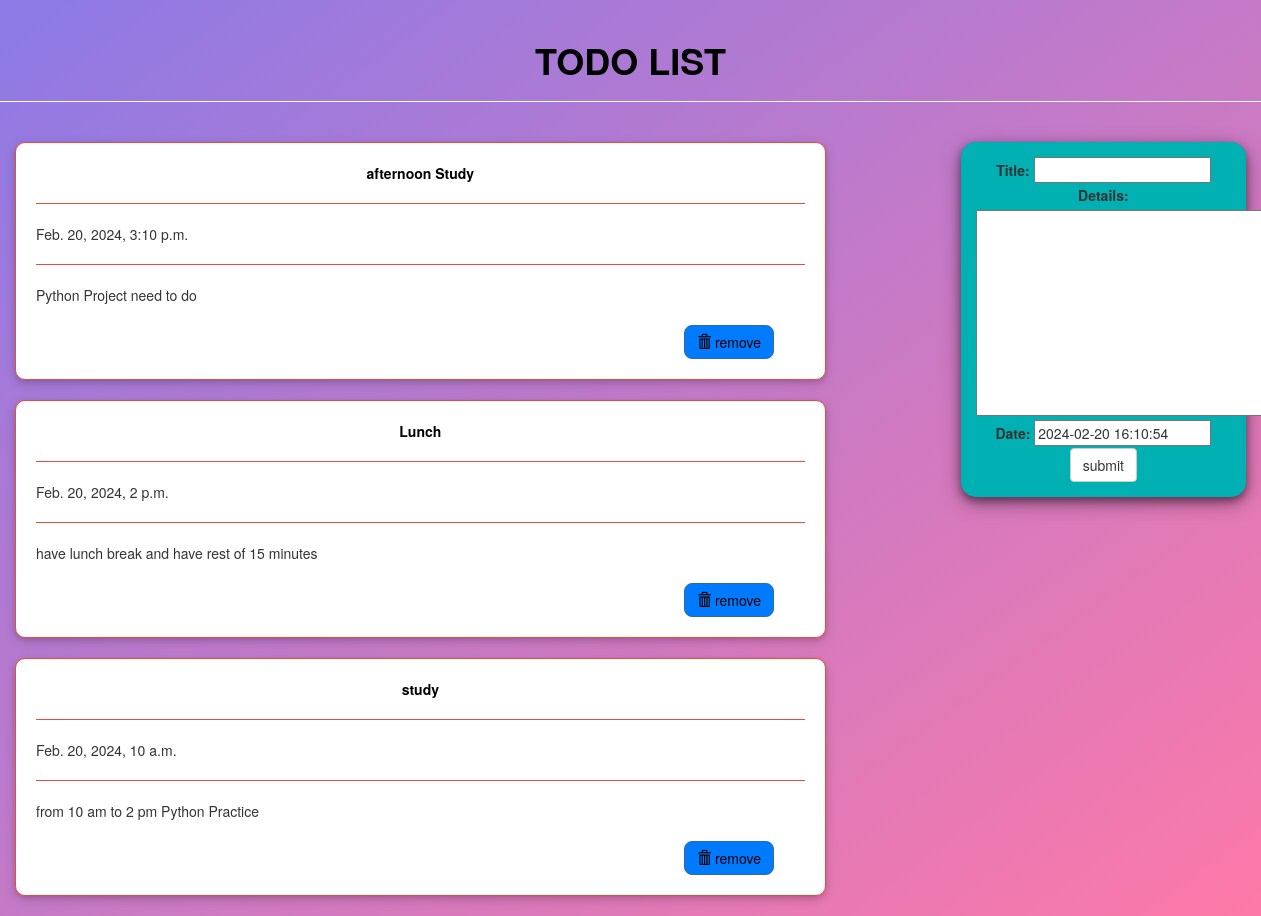
The page / on the database its author committed.
### todo/models.py (models this page shows, shortened)
class Todo(models.Model):
    title = models.CharField(max_length=100)
    details = models.TextField()
    date = models.DateTimeField(default=timezone.now)

### todo/views.py (the view)
# urls.py: path('', views.index, name="todo"),
def index(request):
    item_list = Todo.objects.order_by("-date")
    if request.method == "POST":
        form = TodoForm(request.POST)
        if form.is_valid():
            form.save()
            return redirect('todo')
    form = TodoForm()
    page = {
        "forms": form,
        "list": item_list,
        "title": "TODO LIST",
    }
    return render(request, 'todo/index.html', page)

### todo/forms.py
class TodoForm(forms.ModelForm):
    class Meta:
        model = Todo
        fields = "__all__"

### templates/todo/index.html (shortened to what this page needs)
{% load static %}
<!DOCTYPE html>
<html lang="en" dir="ltr">
<head>
    <link rel="stylesheet" href="https://maxcdn.bootstrapcdn.com/bootstrap/3.3.7/css/bootstrap.min.css">
</head>
<body class="container-fluid">
    <center class="row">
        <h1><b>TODO LIST</b></h1>
        <hr />
    </center>
    <div class="row">
        <div class="col-md-8">
            {% for i in list %}
                <div class="card">
                    <center><b>{{ i.title }}</b></center>
                    <hr />
                    {{ i.date }}
                    <hr />
                    {{ i.details }}
                    <br />
                    <br />
                    <form action="/del/{{ i.id }}" method="POST" style="padding-right: 4%; padding-bottom: 3%;">
                        <button value="remove" type="submit" class="btn btn-primary" style="float: right;">
                            <span class="glyphicon glyphicon-trash"></span> remove
                        </button>
                    </form>
                </div>
            {% endfor %}
        </div>
        <div class="col-md-1"></div>
        <div class="col-md-3">
            <div class="submit_form">
                <form method="POST">
                    {{ forms }}
                    <center>
                        <input type="submit" class="btn btn-default" value="submit" />
                    </center>
                </form>
            </div>
        </div>
    </div>
</body>
</html>

### templates/todo/index.html (style rules this page uses)
body { background-image: linear-gradient(to right bottom, #8c7ae6, #fd79a8); color: black font-family: 'Arial', sans-serif; }
.row { margin-top: 20px; }
.card { box-shadow: 0 2px 4px rgba(0, 0, 0, 0.1), 0 4px 12px rgba(0, 0, 0, 0.15); background: #fff; margin-bottom: 20px; border-radius: 10px; padding: 20px; overflow: hidden; text-overflow: ellipsis; border: 1px solid #e74c3c; transition: background-color 0.3s ease, box-shadow 0.3s ease; }
.card center b { color: black; }
.card hr { border-top: 1px solid #e74c3c; }
.submit_form { text-align: center; padding: 15px; background: #00b0b3; border-radius: 15px; box-shadow: 0 4px 8px rgba(0, 0, 0, 0.4), 0 6px 20px rgba(0, 0, 0, 0.36); }
h1 { color: #000; }
hr { border-top: 1px solid #fff; margin: 20px 0; }
.btn-primary { background-color: #007bff; color: #000; border-radius: 8px; }

### rows shown on the page
Todo: title "afternoon Study", date "Feb. 20, 2024, 3:10 p.m.", details "Python Project need to do"
Todo: title "Lunch", date "Feb. 20, 2024, 2 p.m.", details "have lunch break and have rest of 15 minutes"
Todo: title "study", date "Feb. 20, 2024, 10 a.m.", details "from 10 am to 2 pm Python Practice"
